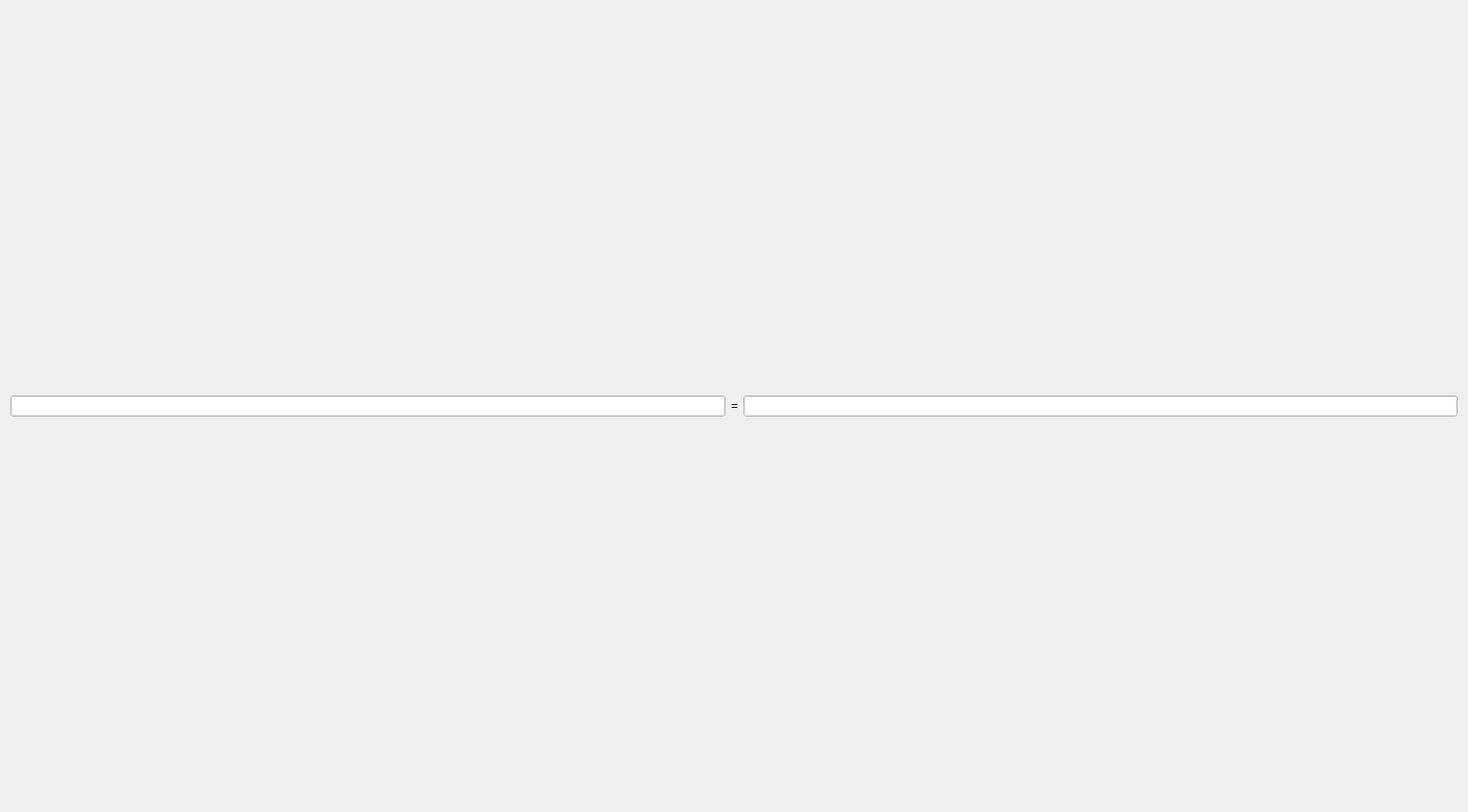
<?xml version="1.0" encoding="UTF-8"?>
<ui version="4.0">
 <class>dict_entry_widget</class>
 <widget class="QWidget" name="dict_entry_widget">
  <property name="geometry">
   <rect>
    <x>0</x>
    <y>0</y>
    <width>1536</width>
    <height>850</height>
   </rect>
  </property>
  <property name="windowTitle">
   <string>Form</string>
  </property>
  <layout class="QHBoxLayout" name="horizontalLayout">
   <item>
    <widget class="QLineEdit" name="param_name"/>
   </item>
   <item>
    <widget class="QLabel" name="equals">
     <property name="text">
      <string>=</string>
     </property>
    </widget>
   </item>
   <item>
    <widget class="QLineEdit" name="param_value"/>
   </item>
  </layout>
 </widget>
 <resources/>
 <connections/>
</ui>
